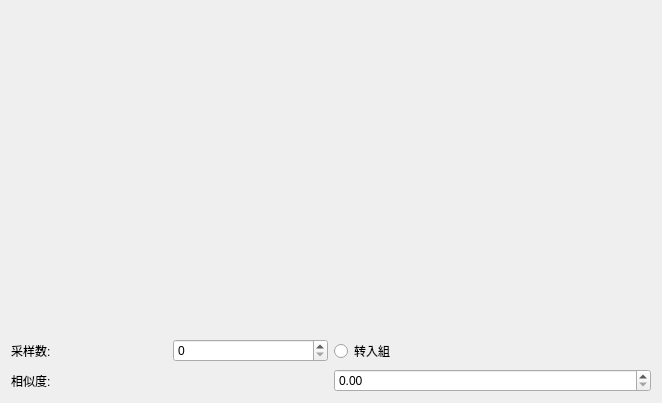
<?xml version="1.0" encoding="UTF-8"?>
<ui version="4.0">
 <class>customchartview</class>
 <widget class="QWidget" name="customchartview">
  <property name="geometry">
   <rect>
    <x>0</x>
    <y>0</y>
    <width>662</width>
    <height>403</height>
   </rect>
  </property>
  <property name="windowTitle">
   <string>Form</string>
  </property>
  <layout class="QVBoxLayout" name="verticalLayout" stretch="5,1,1">
   <item>
    <widget class="QWidget" name="container" native="true"/>
   </item>
   <item>
    <layout class="QHBoxLayout" name="horizontalLayout_3">
     <item>
      <layout class="QHBoxLayout" name="horizontalLayout">
       <item>
        <widget class="QLabel" name="label">
         <property name="text">
          <string>采样数:</string>
         </property>
        </widget>
       </item>
       <item>
        <widget class="QSpinBox" name="spinBox_samplenum"/>
       </item>
      </layout>
     </item>
     <item>
      <widget class="QRadioButton" name="radioButton">
       <property name="text">
        <string>转入組</string>
       </property>
      </widget>
     </item>
    </layout>
   </item>
   <item>
    <layout class="QHBoxLayout" name="horizontalLayout_2">
     <item>
      <widget class="QLabel" name="label_2">
       <property name="text">
        <string>相似度:</string>
       </property>
      </widget>
     </item>
     <item>
      <widget class="QDoubleSpinBox" name="doubleSpinBox_similarity"/>
     </item>
    </layout>
   </item>
  </layout>
 </widget>
 <resources/>
 <connections/>
</ui>
